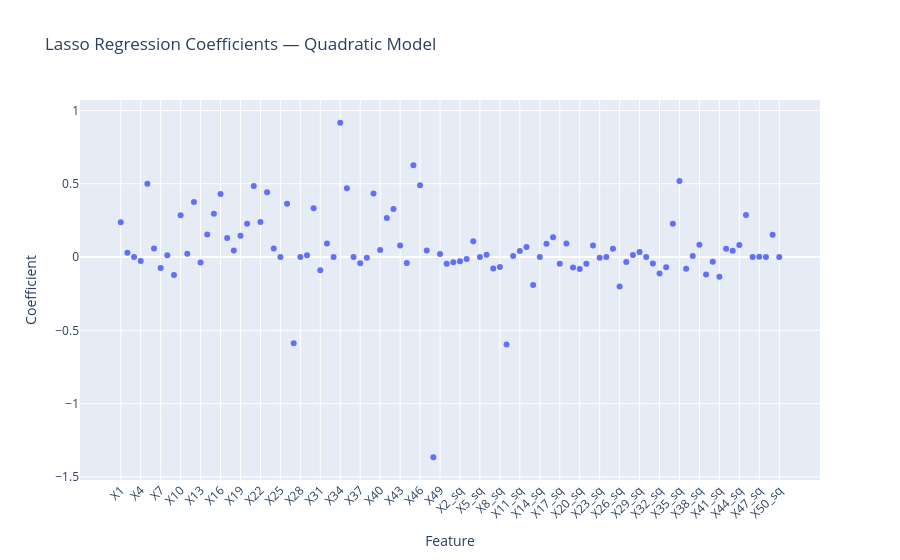

Notebook code cell kept with this figure:
### Code cell
# ==========================================
# Step 2: LASSO on quadratic candidate pool — scale first
# ==========================================
scaler_quad = StandardScaler()
X1_quad = scaler_quad.fit_transform(X0_quad)

lasso_model_quad = Lasso(alpha=0.01)
lasso_model_quad.fit(X1_quad, y0)

print(f"Number of non-zero coefficients: {np.sum(lasso_model_quad.coef_ != 0)}")

coeff_df_quad = pd.DataFrame({'Feature': extended_feature_cols, 'Coefficient': lasso_model_quad.coef_})

fig = px.scatter(coeff_df_quad, x='Feature', y='Coefficient',
                  title='Lasso Regression Coefficients — Quadratic Model',
                  labels={'Coefficient': 'Coefficient Value'})
fig.update_layout(xaxis={'tickangle': -45, 'title': 'Feature'},
                   yaxis={'title': 'Coefficient'},
                   showlegend=False)
fig.write_image(f"{output_dir}/quadratic_lasso_coefficients.png", width=1200, height=600, scale=2)
fig.show()

### Figure 1 — Plotly figure (JSON) as saved in the notebook; plotly's stock layout.template omitted (floating-point values rounded to 4 significant figures)
{"data": [{"hovertemplate": "Feature=%{x}<br>Coefficient Value=%{y}<extra></extra>", "legendgroup": "", "marker": {"color": "#636efa", "symbol": "circle"}, "mode": "markers", "name": "", "orientation": "v", "showlegend": false, "type": "scatter", "x": ["X1", "X2", "X3", "X4", "X5", "X6", "X7", "X8", "X9", "X10", "X11", "X12", "X13", "X14", "X15", "X16", "X17", "X18", "X19", "X20", "X21", "X22", "X23", "X24", "X25", "X26", "X27", "X28", "X29", "X30", "X31", "X32", "X33", "X34", "X35", "X36", "X37", "X38", "X39", "X40", "X41", "X42", "X43", "X44", "X45", "X46", "X47", "X48", "X49", "X50", "X1_sq", "X2_sq", "X3_sq", "X4_sq", "X5_sq", "X6_sq", "X7_sq", "X8_sq", "X9_sq", "X10_sq", "X11_sq", "X12_sq", "X13_sq", "X14_sq", "X15_sq", "X16_sq", "X17_sq", "X18_sq", "X19_sq", "X20_sq", "X21_sq", "X22_sq", "X23_sq", "X24_sq", "X25_sq", "X26_sq", "X27_sq", "X28_sq", "X29_sq", "X30_sq", "X31_sq", "X32_sq", "X33_sq", "X34_sq", "X35_sq", "X36_sq", "X37_sq", "X38_sq", "X39_sq", "X40_sq", "X41_sq", "X42_sq", "X43_sq", "X44_sq", "X45_sq", "X46_sq", "X47_sq", "X48_sq", "X49_sq", "X50_sq"], "xaxis": "x", "y": [0.2382, 0.02959, -7.377e-06, -0.02754, 0.5, 0.05924, -0.07388, 0.01304, -0.1217, 0.2853, 0.02283, 0.376, -0.03646, 0.1547, 0.2954, 0.4296, 0.1297, 0.04415, 0.1458, 0.2272, 0.4853, 0.2397, 0.4417, 0.05782, -0.0, 0.3636, -0.5878, -0.0, 0.01226, 0.3329, -0.08926, 0.09241, -0.0003774, 0.9164, 0.469, 0.0, -0.04217, -0.004818, 0.4342, 0.04833, 0.267, 0.3275, 0.07822, -0.04034, 0.6264, 0.4903, 0.0449, -1.366, 0.02062, -0.04567, -0.03559, -0.02797, -0.01333, 0.1071, -0.0, 0.01604, -0.07765, -0.06733, -0.596, 0.007603, 0.04186, 0.06843, -0.1902, -0.0, 0.0901, 0.1355, -0.04535, 0.09208, -0.07155, -0.08206, -0.04638, 0.07829, -0.004203, 0.0, 0.05669, -0.201, -0.03428, 0.01409, 0.03458, 0.0, -0.04385, -0.1119, -0.06878, 0.2281, 0.5182, -0.08033, 0.006397, 0.08428, -0.1187, -0.03212, -0.1347, 0.0569, 0.04303, 0.08248, 0.2868, -0.0, 0.001806, -0.0, 0.1529, -0.0], "yaxis": "y"}], "layout": {"legend": {"tracegroupgap": 0}, "showlegend": false, "title": {"text": "Lasso Regression Coefficients — Quadratic Model"}, "xaxis": {"anchor": "y", "domain": [0, 1], "tickangle": -45, "title": {"text": "Feature"}}, "yaxis": {"anchor": "x", "domain": [0, 1], "title": {"text": "Coefficient"}}}}
